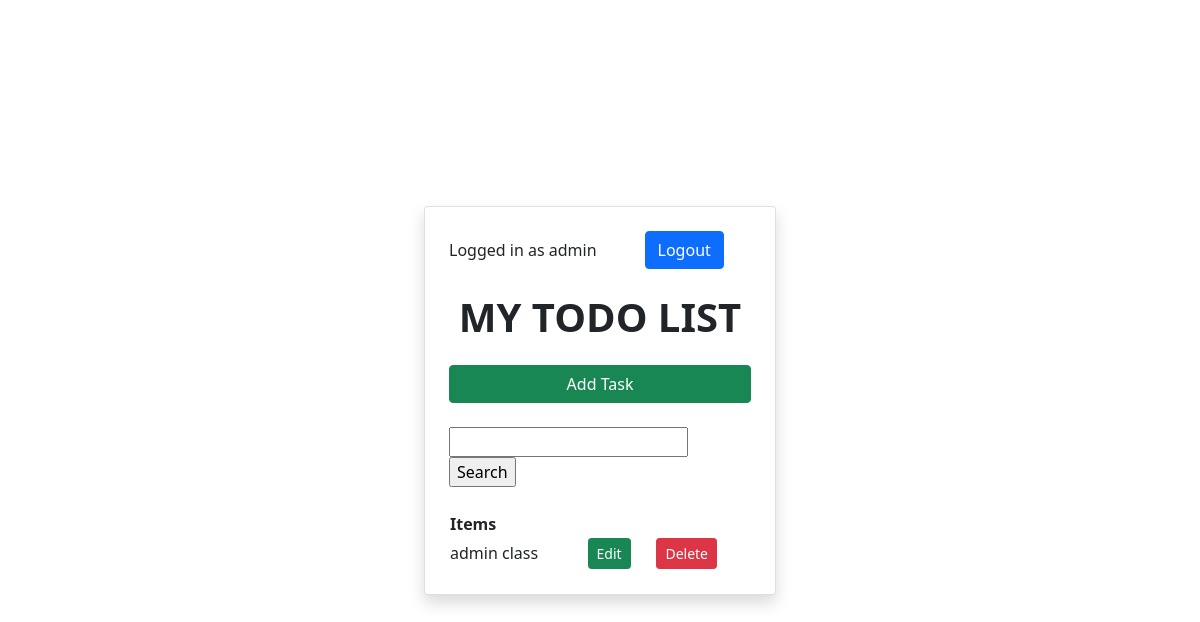
Before: / (signed in) with the older database file.
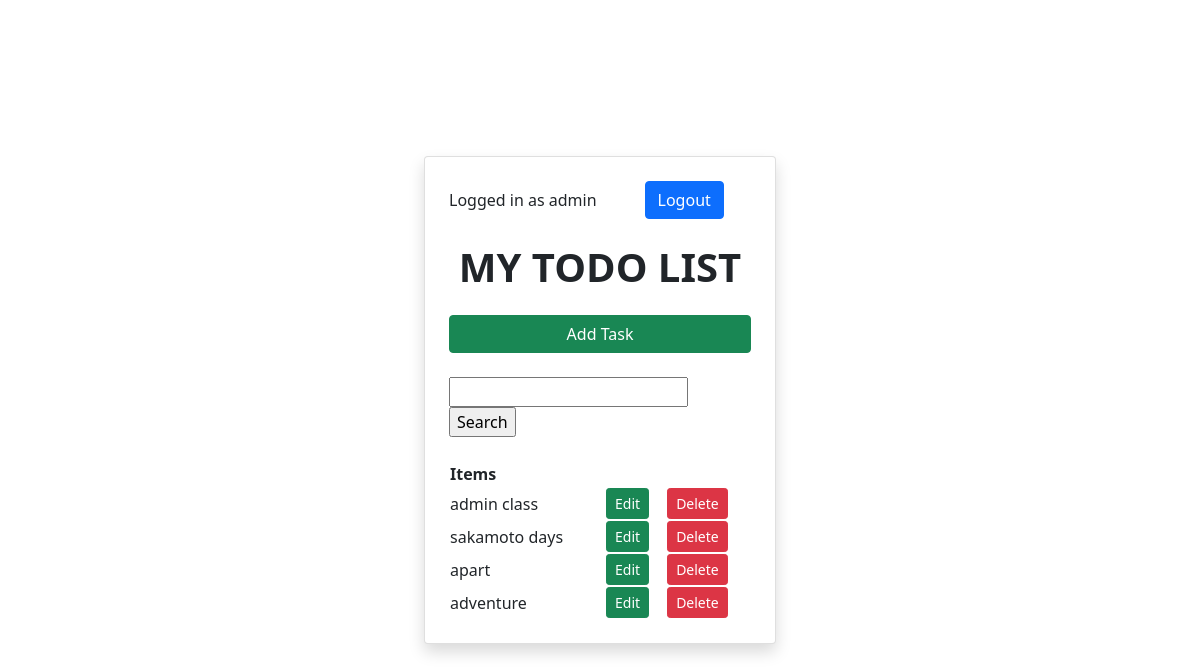
After: the same page with the newer database file.
### tasks/models.py (models this page shows, shortened)
class Task(models.Model):
    user = models.ForeignKey(User, on_delete=models.CASCADE, null=True, blank=True)
    title= models.CharField(max_length=200)
    description = models.TextField(null=True, blank=True)
    created_at = models.DateTimeField(auto_now_add=True)
    is_completed = models.BooleanField(default=False)
    class Meta:
        ordering = ['is_completed']

### tasks/views.py (the view)
# urls.py: path('',TaskList.as_view(), name='tasks'),
class TaskList(LoginRequiredMixin, ListView):
    model = Task
    context_object_name ='tasks'
    def get_context_data(self, **kwargs):
        context = super().get_context_data(**kwargs)
        context['tasks'] = context['tasks'].filter(user = self.request.user)
        context['count'] = context['tasks'].filter(is_completed = False).count()
        search_input = self.request.GET.get('search-area') or ''
        if search_input:
            context['tasks'] = context['tasks'].filter(title__startswith= search_input)
        context['search_input'] = search_input
        return context

### tasks/templates/tasks/task_list.html (shortened to what this page needs)
{% extends "base.html" %}
{% block content %}
    <div class="d-flex justify-content-center align-items-center vh-100">
    {% if request.user.is_authenticated %}
        <div class="card p-4 shadow" style="width: 22rem;">
            <div class="d-flex align-items-center mb-4 gap-5">
                <p class="mb-0 text-left"> Logged in as {{request.user}}</p>
                <form action="{% url "logout" %}" method="POST">
                        <button type="submit" class="btn btn-primary">Logout</button>
                </form>
            </div>
    {% else %}
        <a href="{% url "login" %}">Login</a>
    {% endif %}
    <h1 class="mb-4 text-center fw-bold text-uppercase">My ToDo List</h1>
    <a class="btn btn-success mb-4" href="{% url "task-create" %}">Add Task</a>
    <form class="mb-4" action="" method="GET">
        <input type="text" name="search-area" value={{search_input}}>
        <input type="submit" value="Search" placeholder="Search Here!">
    </form>
    <table>
        <tr>
            <th>Items</th>
            <th></th>
        </tr>
        {% for task in tasks %}
            <tr>
                <td>{{task.title}}</td>
                <td><a class="btn btn-success btn-sm" href="{% url "task-update" task.id %}">Edit</a></td>
                <td><a class="btn btn-danger btn-sm"href="{% url "task-delete" task.id %}">Delete</a></td>
            </tr>
        {% empty %}
            <h3>No items in list</h3>
        {% endfor %}
    </table>
    </div>
        </div>
{% endblock %}

### templates/base.html (shortened to what this page needs)
{% load static %}
<!DOCTYPE html>
<html lang="en">
<head>
    <link href="https://cdn.jsdelivr.net/npm/bootstrap@5.0.2/dist/css/bootstrap.min.css" rel="stylesheet">
    <link rel="stylesheet" href="{% static "base.css" %}">
</head>
<body>
    {% block content %}{% endblock %}
</body>
</html>

Changed rows visible on the page:
added Task: title "sakamoto days"
added Task: title "apart"
added Task: title "adventure"
